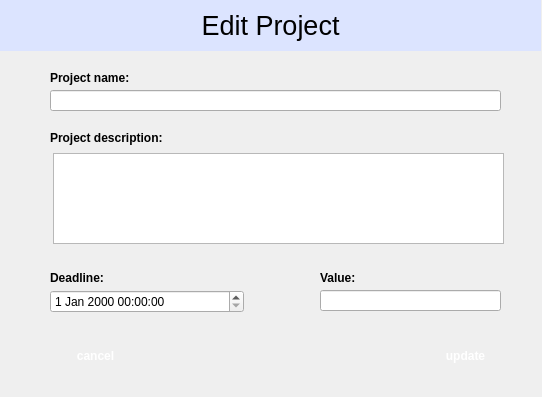
<?xml version="1.0" encoding="UTF-8"?>
<ui version="4.0">
 <class>Dialog</class>
 <widget class="QDialog" name="Dialog">
  <property name="geometry">
   <rect>
    <x>0</x>
    <y>0</y>
    <width>542</width>
    <height>397</height>
   </rect>
  </property>
  <property name="font">
   <font>
    <bold>false</bold>
   </font>
  </property>
  <property name="windowTitle">
   <string>Dialog</string>
  </property>
  <widget class="QPushButton" name="updateButton">
   <property name="geometry">
    <rect>
     <x>420</x>
     <y>340</y>
     <width>91</width>
     <height>31</height>
    </rect>
   </property>
   <property name="font">
    <font>
     <bold>true</bold>
    </font>
   </property>
   <property name="cursor">
    <cursorShape>PointingHandCursor</cursorShape>
   </property>
   <property name="styleSheet">
    <string notr="true">background-color: rgb(26, 41, 255);
color: rgb(255, 255, 255);</string>
   </property>
   <property name="text">
    <string>update</string>
   </property>
   <property name="autoDefault">
    <bool>false</bool>
   </property>
   <property name="flat">
    <bool>true</bool>
   </property>
  </widget>
  <widget class="QLineEdit" name="nameBox">
   <property name="geometry">
    <rect>
     <x>50</x>
     <y>90</y>
     <width>451</width>
     <height>21</height>
    </rect>
   </property>
  </widget>
  <widget class="QLabel" name="label">
   <property name="geometry">
    <rect>
     <x>0</x>
     <y>0</y>
     <width>541</width>
     <height>51</height>
    </rect>
   </property>
   <property name="font">
    <font>
     <pointsize>20</pointsize>
     <bold>false</bold>
    </font>
   </property>
   <property name="styleSheet">
    <string notr="true">background-color: rgb(220, 228, 255);</string>
   </property>
   <property name="text">
    <string>Edit Project</string>
   </property>
   <property name="alignment">
    <set>Qt::AlignmentFlag::AlignCenter</set>
   </property>
  </widget>
  <widget class="QLabel" name="label_2">
   <property name="geometry">
    <rect>
     <x>50</x>
     <y>70</y>
     <width>91</width>
     <height>16</height>
    </rect>
   </property>
   <property name="font">
    <font>
     <bold>true</bold>
    </font>
   </property>
   <property name="text">
    <string>Project name:</string>
   </property>
  </widget>
  <widget class="QTextEdit" name="descriptionBox">
   <property name="geometry">
    <rect>
     <x>53</x>
     <y>153</y>
     <width>451</width>
     <height>91</height>
    </rect>
   </property>
  </widget>
  <widget class="QLabel" name="label_3">
   <property name="geometry">
    <rect>
     <x>50</x>
     <y>130</y>
     <width>121</width>
     <height>16</height>
    </rect>
   </property>
   <property name="font">
    <font>
     <bold>true</bold>
    </font>
   </property>
   <property name="text">
    <string>Project description:</string>
   </property>
  </widget>
  <widget class="QDateTimeEdit" name="deadlineBox">
   <property name="geometry">
    <rect>
     <x>50</x>
     <y>290</y>
     <width>194</width>
     <height>23</height>
    </rect>
   </property>
  </widget>
  <widget class="QLabel" name="label_4">
   <property name="geometry">
    <rect>
     <x>50</x>
     <y>270</y>
     <width>121</width>
     <height>16</height>
    </rect>
   </property>
   <property name="font">
    <font>
     <bold>true</bold>
    </font>
   </property>
   <property name="text">
    <string>Deadline:</string>
   </property>
  </widget>
  <widget class="QPushButton" name="cancelButton">
   <property name="geometry">
    <rect>
     <x>50</x>
     <y>340</y>
     <width>91</width>
     <height>31</height>
    </rect>
   </property>
   <property name="font">
    <font>
     <bold>true</bold>
    </font>
   </property>
   <property name="cursor">
    <cursorShape>PointingHandCursor</cursorShape>
   </property>
   <property name="styleSheet">
    <string notr="true">background-color: rgb(255, 44, 48);
color: rgb(255, 255, 255);</string>
   </property>
   <property name="text">
    <string>cancel</string>
   </property>
   <property name="autoDefault">
    <bool>false</bool>
   </property>
   <property name="flat">
    <bool>true</bool>
   </property>
  </widget>
  <widget class="QLineEdit" name="valueBox">
   <property name="geometry">
    <rect>
     <x>320</x>
     <y>290</y>
     <width>181</width>
     <height>21</height>
    </rect>
   </property>
  </widget>
  <widget class="QLabel" name="label_5">
   <property name="geometry">
    <rect>
     <x>320</x>
     <y>270</y>
     <width>121</width>
     <height>16</height>
    </rect>
   </property>
   <property name="font">
    <font>
     <bold>true</bold>
    </font>
   </property>
   <property name="text">
    <string>Value:</string>
   </property>
  </widget>
 </widget>
 <resources/>
 <connections/>
</ui>
